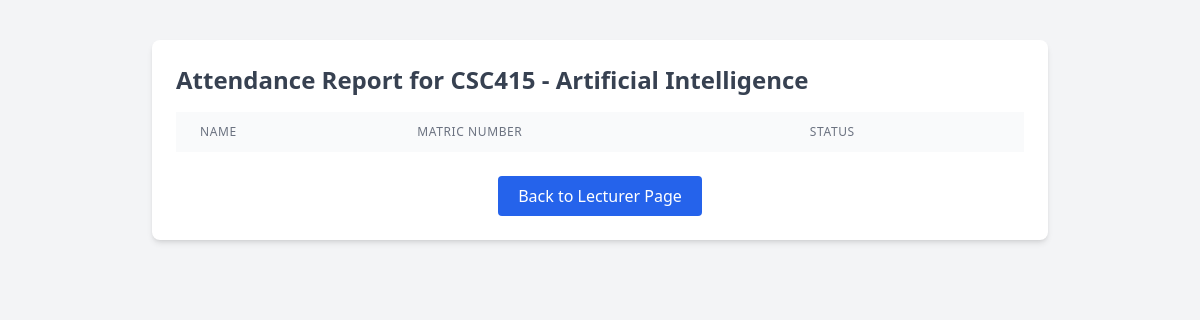
The app's page /attendance/session/1 (signed in), older data.
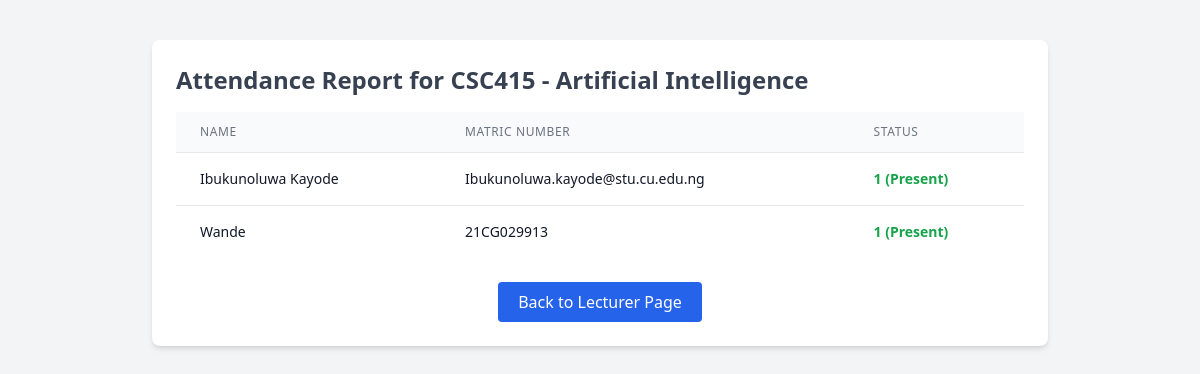
The same page, newer data.
### attendance/models.py (models this page shows, shortened)
class Course(models.Model):
    course_code = models.CharField(max_length=10, unique=True)
    course_name = models.CharField(max_length=100)
    description = models.TextField(blank=True, null=True)

class Student(AbstractBaseUser):
    matric_number = models.CharField(max_length=15, unique=True)
    name = models.CharField(max_length=100)
    email = models.EmailField(unique=True, blank=True, null=True)
    face_embedding = models.JSONField(null=True, blank=True)
    courses = models.ManyToManyField('Course', related_name='students')
    password = models.CharField(max_length=256)
    USERNAME_FIELD = 'matric_number'
    REQUIRED_FIELDS = []
    objects = UserManager()

### attendance/views.py (the view)
# urls.py: path('session/<int:session_id>', session_attendance_summary, name="session-summary"),
@lecturer_login_required
def session_attendance_summary(request, session_id):
    session = get_object_or_404(ClassSession, pk=session_id)
    lecturer = Lecturer.objects.get(pk=request.session['lecturer_id'])
    if session.lecturer != lecturer:
        return redirect('attendance:lecturer_page')
    enrolled_students = session.course.students.all()
    summary = []
    for student in enrolled_students:
        attendance_record = Attendance.objects.filter(
            student=student,
            course=session.course,
            session=session
        ).first()
        if attendance_record is not None:
            status = 1 if attendance_record.status else 0
        else:
            status = 0
        summary.append({
            'name': student.name,
            'mat': student.matric_number,
            'status': status
        })
    print(summary)
    return render(request, "attendance/summary.html", {
        "course": session.course,
        "summary": summary,
        "date": session.date
    })

### attendance/templates/attendance/summary.html (shortened to what this page needs)
<!DOCTYPE html>
<html lang="en">
<head>
  <script src="https://cdn.tailwindcss.com"></script>
</head>
<body class="bg-gray-100 py-10 px-5">
  <div class="max-w-4xl mx-auto bg-white p-6 rounded-lg shadow-md">
    <h1 class="text-2xl font-bold text-gray-700 mb-4">
      Attendance Report for {{ course.course_code }} - {{ course.course_name }}
    </h1>
    <table class="min-w-full divide-y divide-gray-200">
      <thead class="bg-gray-50">
        <tr>
          <th class="px-6 py-3 text-left text-xs font-medium text-gray-500 uppercase tracking-wider">Name</th>
          <th class="px-6 py-3 text-left text-xs font-medium text-gray-500 uppercase tracking-wider">Matric Number</th>
          <th class="px-6 py-3 text-left text-xs font-medium text-gray-500 uppercase tracking-wider">Status</th>
        </tr>
      </thead>
      <tbody class="bg-white divide-y divide-gray-200">
        {% for student in summary %}
        <tr>
          <td class="px-6 py-4 whitespace-nowrap text-sm text-gray-900">{{ student.name }}</td>
          <td class="px-6 py-4 whitespace-nowrap text-sm text-gray-900">{{ student.mat }}</td>
          <td class="px-6 py-4 whitespace-nowrap text-sm">
            {% if student.status == 1 %}
              <span class="text-green-600 font-semibold">1 (Present)</span>
            {% else %}
              <span class="text-red-600 font-semibold">0 (Absent)</span>
            {% endif %}
          </td>
        </tr>
        {% endfor %}
      </tbody>
    </table>
    <div class="mt-6 text-center">
      <a href="{% url 'attendance:lecturer_page' %}" class="inline-block bg-blue-600 text-white px-5 py-2 rounded hover:bg-blue-700 transition">Back to Lecturer Page</a>
    </div>
  </div>
</body>
</html>

Row changes from the older to the newer data that the page shows:
added Student: name "Ibukunoluwa Kayode", mat "Ibukunoluwa.kayode@stu.cu.edu.ng"
added Student: name "Wande", mat "21CG029913"
Text that changed along with them:
new list line: "1 (Present)"
